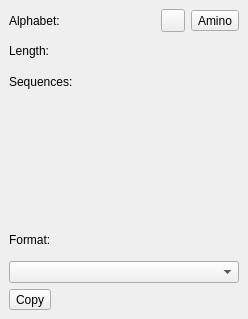
<?xml version="1.0" encoding="UTF-8"?>
<ui version="4.0">
 <class>GeneralTabOptionsPanelWidget</class>
 <widget class="QWidget" name="GeneralTabOptionsPanelWidget">
  <property name="geometry">
   <rect>
    <x>0</x>
    <y>0</y>
    <width>248</width>
    <height>319</height>
   </rect>
  </property>
  <property name="windowTitle">
   <string>Form</string>
  </property>
  <layout class="QVBoxLayout" name="layout">
   <property name="spacing">
    <number>5</number>
   </property>
   <property name="leftMargin">
    <number>0</number>
   </property>
   <property name="topMargin">
    <number>0</number>
   </property>
   <property name="rightMargin">
    <number>0</number>
   </property>
   <property name="bottomMargin">
    <number>0</number>
   </property>
   <item>
    <widget class="QWidget" name="alignmentInfoWidget" native="true">
     <layout class="QGridLayout" name="alignmentInfoWidgetLayout">
      <item row="0" column="1">
       <widget class="QLabel" name="alignmentAlphabet">
        <property name="sizePolicy">
         <sizepolicy hsizetype="Expanding" vsizetype="Preferred">
          <horstretch>0</horstretch>
          <verstretch>0</verstretch>
         </sizepolicy>
        </property>
        <property name="text">
         <string/>
        </property>
        <property name="alignment">
         <set>Qt::AlignLeading|Qt::AlignLeft|Qt::AlignVCenter</set>
        </property>
       </widget>
      </item>
      <item row="1" column="0">
       <widget class="QLabel" name="alignmentLengthLabel">
        <property name="sizePolicy">
         <sizepolicy hsizetype="Minimum" vsizetype="Preferred">
          <horstretch>0</horstretch>
          <verstretch>0</verstretch>
         </sizepolicy>
        </property>
        <property name="text">
         <string>Length:</string>
        </property>
       </widget>
      </item>
      <item row="1" column="1">
       <widget class="QLabel" name="alignmentLength">
        <property name="sizePolicy">
         <sizepolicy hsizetype="Expanding" vsizetype="Preferred">
          <horstretch>0</horstretch>
          <verstretch>0</verstretch>
         </sizepolicy>
        </property>
        <property name="text">
         <string/>
        </property>
        <property name="alignment">
         <set>Qt::AlignLeading|Qt::AlignLeft|Qt::AlignVCenter</set>
        </property>
       </widget>
      </item>
      <item row="2" column="0">
       <widget class="QLabel" name="alignmentHeightLabel">
        <property name="sizePolicy">
         <sizepolicy hsizetype="Minimum" vsizetype="Preferred">
          <horstretch>0</horstretch>
          <verstretch>0</verstretch>
         </sizepolicy>
        </property>
        <property name="text">
         <string>Sequences:</string>
        </property>
        <property name="wordWrap">
         <bool>true</bool>
        </property>
       </widget>
      </item>
      <item row="0" column="2">
       <widget class="QToolButton" name="convertNucleicAlphabetButton">
        <property name="toolTip">
         <string/>
        </property>
        <property name="text">
         <string/>
        </property>
        <property name="icon">
         <iconset resource="../../../../U2Gui/U2Gui.qrc">
          <normaloff>:/core/images/goto.png</normaloff>:/core/images/goto.png</iconset>
        </property>
        <property name="toolButtonStyle">
         <enum>Qt::ToolButtonTextBesideIcon</enum>
        </property>
       </widget>
      </item>
      <item row="0" column="0">
       <widget class="QLabel" name="alignmentAlphabetLabel">
        <property name="sizePolicy">
         <sizepolicy hsizetype="Minimum" vsizetype="Preferred">
          <horstretch>0</horstretch>
          <verstretch>0</verstretch>
         </sizepolicy>
        </property>
        <property name="text">
         <string>Alphabet:</string>
        </property>
       </widget>
      </item>
      <item row="2" column="1">
       <widget class="QLabel" name="alignmentHeight">
        <property name="sizePolicy">
         <sizepolicy hsizetype="Expanding" vsizetype="Preferred">
          <horstretch>0</horstretch>
          <verstretch>0</verstretch>
         </sizepolicy>
        </property>
        <property name="text">
         <string/>
        </property>
        <property name="alignment">
         <set>Qt::AlignLeading|Qt::AlignLeft|Qt::AlignVCenter</set>
        </property>
       </widget>
      </item>
      <item row="0" column="3">
       <widget class="QToolButton" name="convertAminoAlphabetButton">
        <property name="text">
         <string>Amino</string>
        </property>
        <property name="icon">
         <iconset resource="../../../../U2Gui/U2Gui.qrc">
          <normaloff>:/core/images/goto.png</normaloff>:/core/images/goto.png</iconset>
        </property>
        <property name="toolButtonStyle">
         <enum>Qt::ToolButtonTextBesideIcon</enum>
        </property>
       </widget>
      </item>
     </layout>
    </widget>
   </item>
   <item>
    <widget class="U2::MaConsensusModeWidget" name="consensusModeWidget" native="true"/>
   </item>
   <item>
    <widget class="QWidget" name="copyTypeWidget" native="true">
     <layout class="QVBoxLayout" name="verticalLayout_3">
      <item>
       <widget class="QLabel" name="copyTypeLabel">
        <property name="text">
         <string>Format:</string>
        </property>
       </widget>
      </item>
      <item>
       <widget class="QComboBox" name="copyType"/>
      </item>
      <item>
       <widget class="QToolButton" name="copyButton">
        <property name="text">
         <string>Copy</string>
        </property>
       </widget>
      </item>
     </layout>
    </widget>
   </item>
  </layout>
 </widget>
 <customwidgets>
  <customwidget>
   <class>U2::MaConsensusModeWidget</class>
   <extends>QWidget</extends>
   <header>ov_msa/general_tab/MaConsensusModeWidget.h</header>
   <container>1</container>
  </customwidget>
 </customwidgets>
 <resources>
  <include location="../../../../U2Gui/U2Gui.qrc"/>
 </resources>
 <connections/>
</ui>
